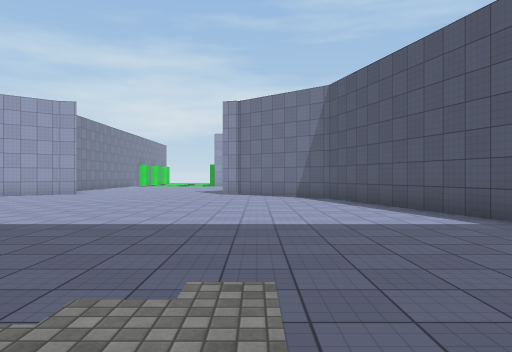
view 1 (above)

21 first-person views from a walk through a Unity game level. The camera is 1.4 m above the floor, looks level and sees 70° across. The floor is counted in squares, 2 m on a side. Each view is taken from the middle of a square. On the plan, view 1 faces up. The plan holds only what a view shows up to about 11 squares ahead; the rest is blank. The place goes on beyond the plan. Surface patterns are stand-ins for the level's own textures.

view 2
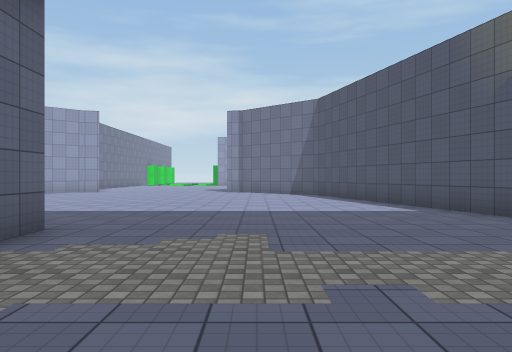

view 3
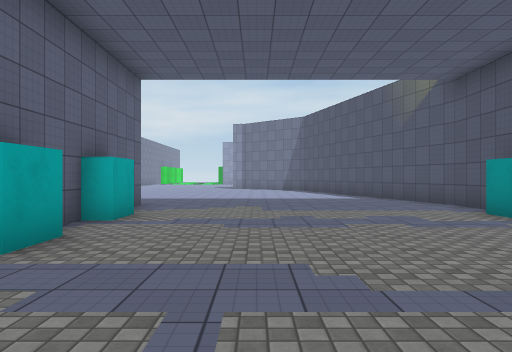

view 4
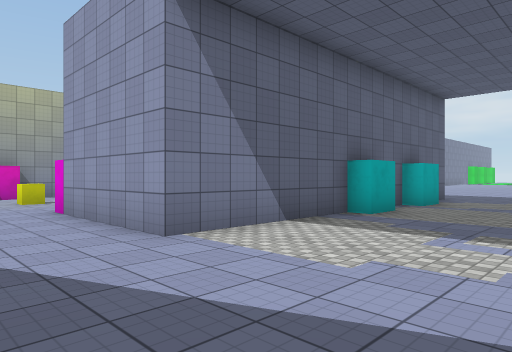

view 5
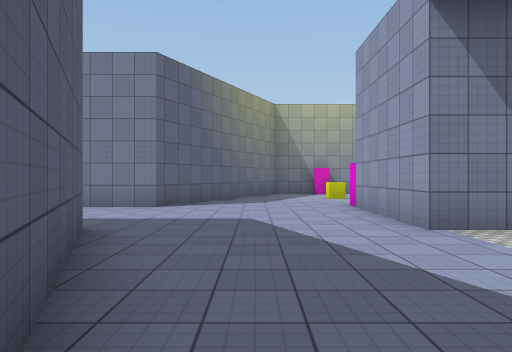

view 6
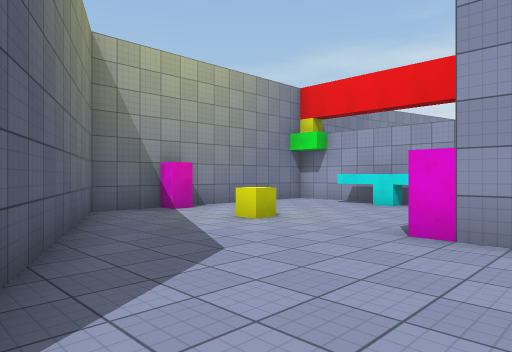

view 7
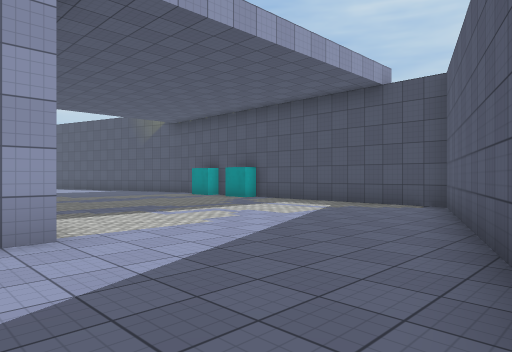

view 8
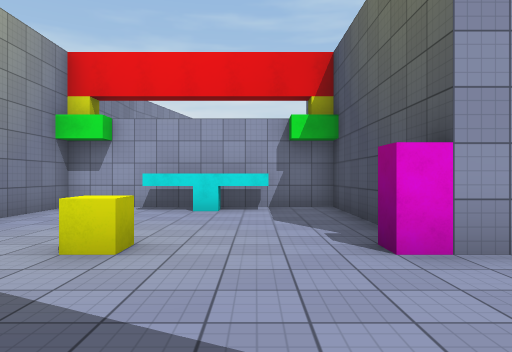

view 9
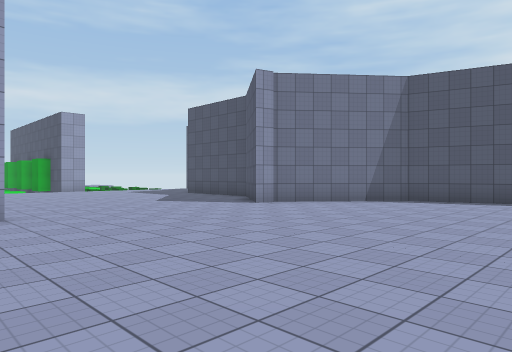

view 10
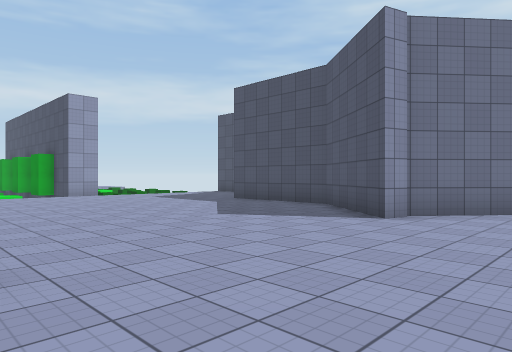

view 11
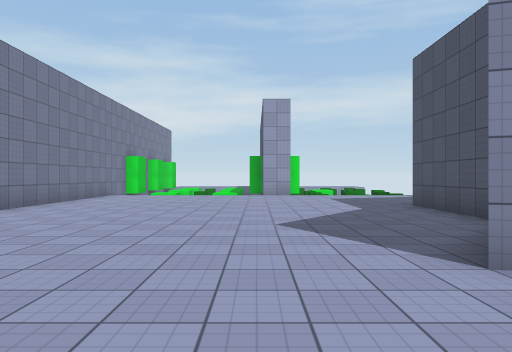

view 12
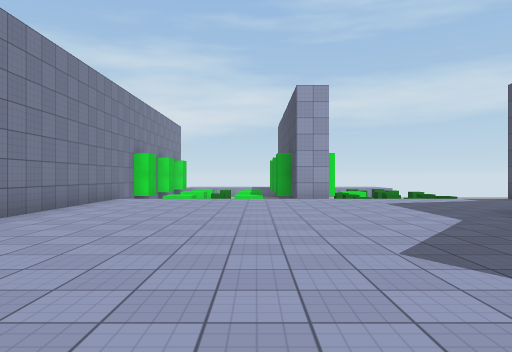

view 13
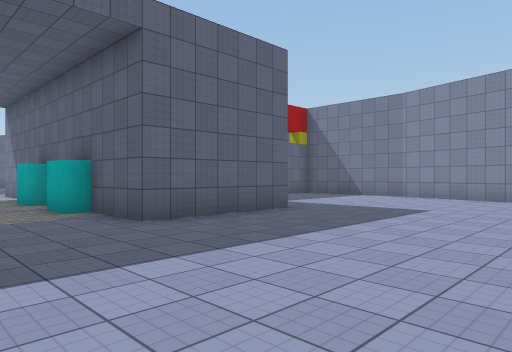

view 14
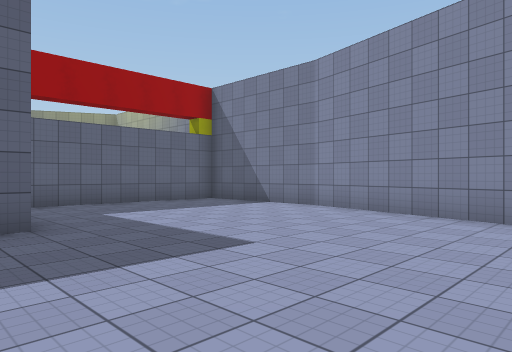

view 15
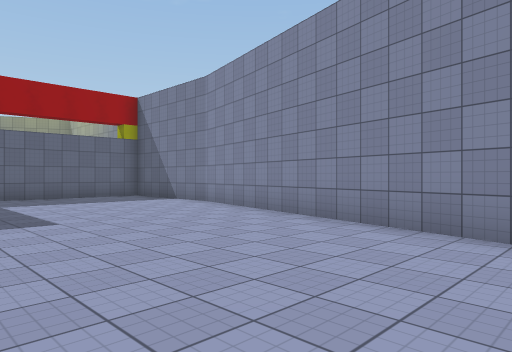

view 16
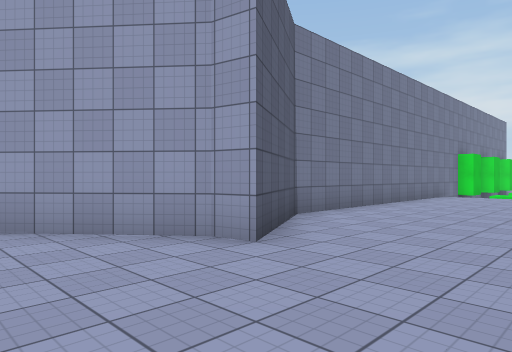

view 17
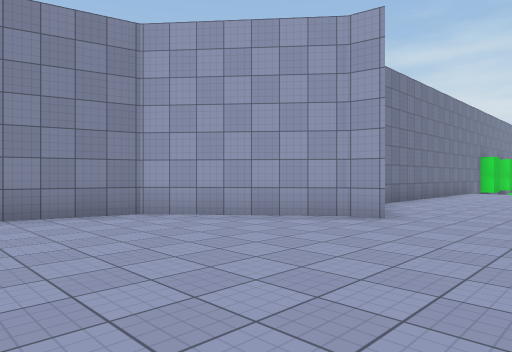

view 18
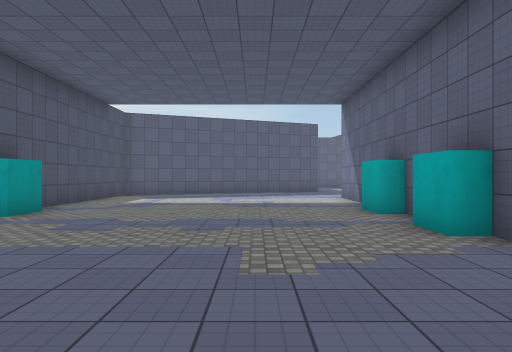

view 19
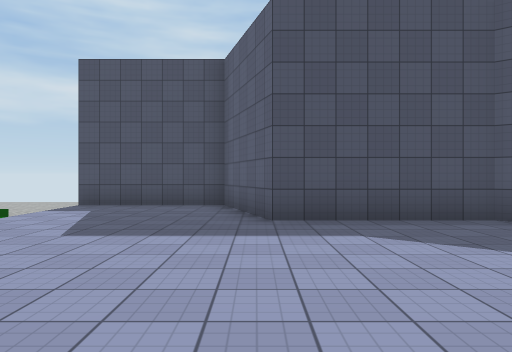

view 20
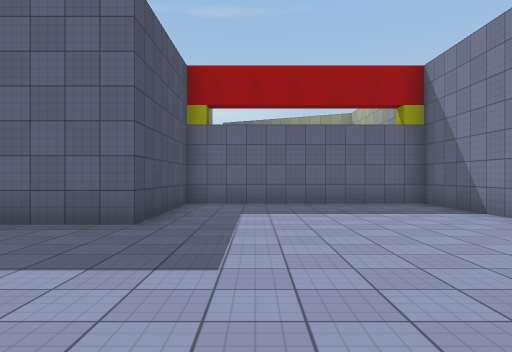

view 21
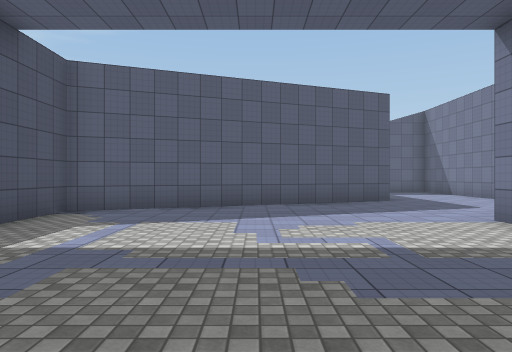

### Floor plan
Points are (right, up) in squares from view 1. A wall is a line through its corners. A room is listed if a view was taken in it or the views show most of it. See-through windows are left out.
Room 1 (views 1, 2, 3, 4, 5, 6, 7, 8, 9, 10, 11, 12, 13, 14, 15, 16, 17, 18, 19, 20, 21)
walls: (-0.7, 13.6) (-1.2, 13.7) (0.8, 16.2) (0.8, 19.7) (3.7, 20.7) (3.7, 24.2); (-12.2, 2.8) (-12.2, -1.2) (-6.2, -1.2) (-6.2, 2.8) (-2.7, 2.8) (-2.7, 0.8) (-2.2, 0.8) (-2.2, -0.2) (-2.7, -0.2) (-2.7, -1.7) (-2.2, -1.7) (-2.2, -2.7) (-2.7, -2.7) (-2.7, -6.7) (-6.7, -6.7) (-6.7, -6.2); (4.8, 2.6) (2.3, 11.2) (-0.7, 13.7); (-7.8, -2.7) (-10.2, -2.7); (4.8, 1.5) (4.8, 2.8); (4.2, 0) (4.2, 0.8); (-6.2, -4.8) (-6.2, -1.7) (-12.2, -1.7) (-12.2, -5.9); (4.2, -2.2) (4.2, -1.2); (-11.7, -6.2) (-11.7, -6.7) (-12.2, -6.7) (-12.2, -8.2) (-6.2, -11.2) (-6.2, -12.5); (-2.8, -11.3) (4.8, -8.2) (4.8, -3); (-8.2, 24) (-8.2, 16.2) (-6.7, 13.8) (-7.4, 13.6) (-10.3, 11.2) (-12.3, 2.8)
low walls: (-8.7, -2.1) (-8.7, -2.8)
ways out: gap at (4, 24)

Positions as (right, up) in squares from view 1, and headings:
1: (0, 0), facing up
2: (0, -2), facing up
3: (0, -6), facing up
4: (1, -9), facing up-left
5: (2, -9), facing left
6: (-5, -11), facing up-left
7: (-4, -11), facing up-right
8: (-8, -10), facing up
9: (-8, 7), facing up-right
10: (-7, 11), facing up-right
11: (-3, 11), facing up
12: (-4, 13), facing up
13: (0, 8), facing down-left
14: (-5, 8), facing down-left
15: (-6, 11), facing down-left
16: (-4, 11), facing up-left
17: (-4, 8), facing up-left
18: (0, 5), facing down
19: (-5, 20), facing right
20: (-8, 8), facing down
21: (1, -1), facing down
